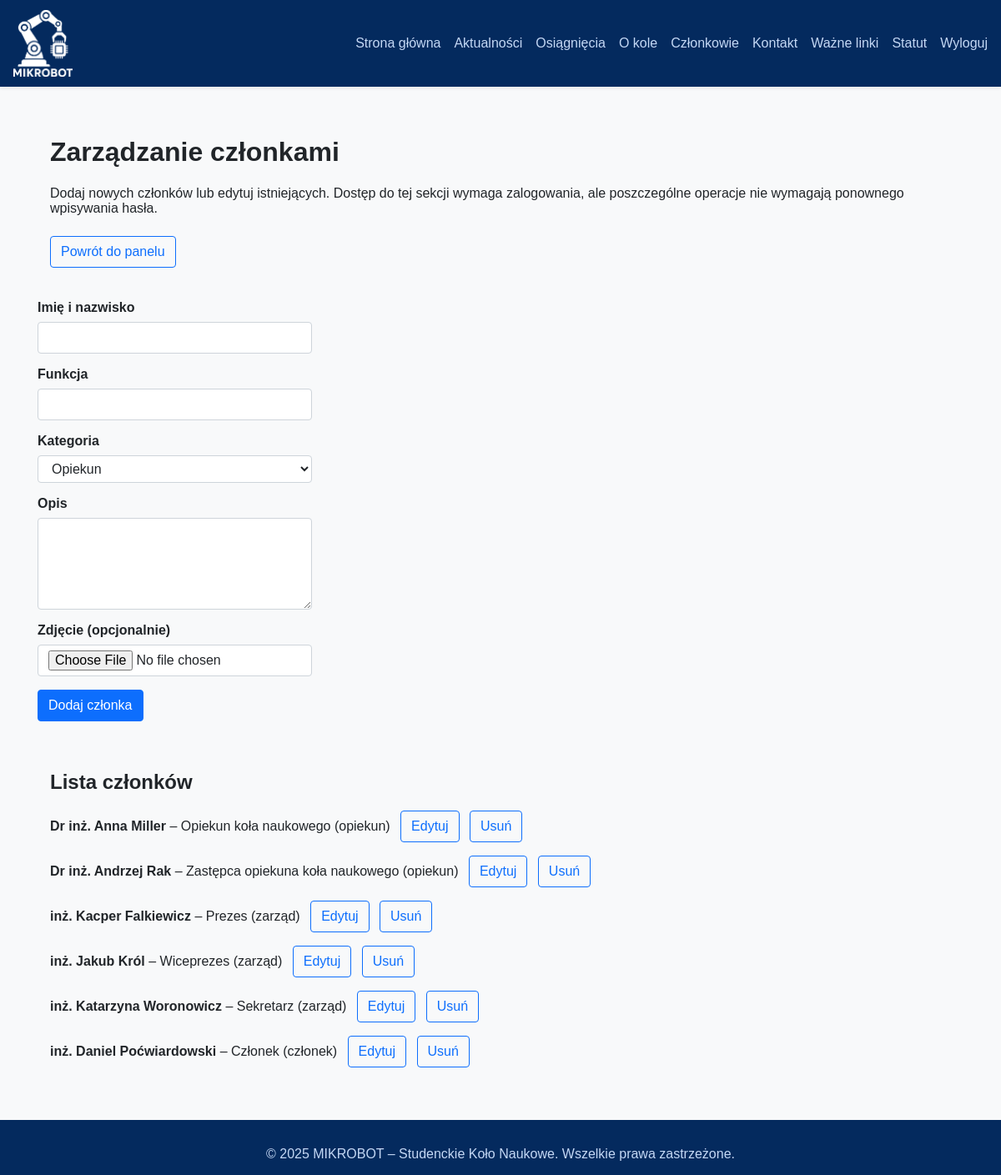
/skrwaw/members (signed in), run on the app's committed database.
### tables this page shows
CREATE TABLE members (
            id INTEGER PRIMARY KEY AUTOINCREMENT,
            name TEXT NOT NULL,
            role TEXT NOT NULL,
            description TEXT NOT NULL,
            photo TEXT NOT NULL,
            category TEXT NOT NULL
        );

### app.py (the view, shortened to what this page needs)
@app.route("/skrwaw/members", methods=["GET", "POST"])
def admin_members():
    if not session.get("admin_logged_in"):
        flash("Zaloguj się do panelu administracyjnego.", "danger")
        return redirect(url_for("admin_home"))
    app.config["UPLOAD_FOLDER"].mkdir(parents=True, exist_ok=True)
    conn = get_db_connection()
    members_list = conn.execute("SELECT * FROM members ORDER BY id").fetchall()
    conn.close()
    return render_template("admin_members.html", members=members_list)

### app.py (called while the page is built)
def get_db_connection():
    conn = sqlite3.connect(DATABASE)
    conn.row_factory = sqlite3.Row
    return conn

@app.context_processor
def inject_now():
    return {
        "year": datetime.now().year,
        "admin_logged_in": session.get("admin_logged_in", False),
    }

### templates/admin_members.html (shortened to what this page needs)
{% extends "layout.html" %}
{% block content %}
<div class="row mb-4">
  <div class="col-12">
    <h1>Zarządzanie członkami</h1>
    <p>Dodaj nowych członków lub edytuj istniejących. Dostęp do tej sekcji wymaga zalogowania, ale poszczególne operacje nie wymagają ponownego wpisywania hasła.</p>
    <a href="{{ url_for('admin_home') }}" class="btn btn-outline-primary mt-2">Powrót do panelu</a>
  </div>
</div>
<div class="row">
  <div class="col-md-8">
    <form method="post" enctype="multipart/form-data">
      <div class="mb-3">
        <label for="name" class="form-label">Imię i nazwisko</label>
        <input type="text" class="form-control" id="name" name="name" required>
      </div>
      <div class="mb-3">
        <label for="role" class="form-label">Funkcja</label>
        <input type="text" class="form-control" id="role" name="role" required>
      </div>
      <div class="mb-3">
        <label for="category" class="form-label">Kategoria</label>
        <select id="category" name="category" class="form-control" required>
          <option value="opiekun">Opiekun</option>
        </select>
      </div>
      <div class="mb-3">
        <label for="description" class="form-label">Opis</label>
        <textarea class="form-control" id="description" name="description" rows="4" required></textarea>
      </div>
      <div class="mb-3">
        <label for="photo" class="form-label">Zdjęcie (opcjonalnie)</label>
        <input type="file" class="form-control" id="photo" name="photo" accept="image/*">
      </div>
      <button type="submit" class="btn btn-primary">Dodaj członka</button>
    </form>
  </div>
</div>
<div class="row mt-4">
  <div class="col-12">
    <h2>Lista członków</h2>
    {% if members %}
      <ul class="list-unstyled">
        {% for m in members %}
        <li class="mb-3">
          <strong>{{ m['name'] }}</strong> – {{ m['role'] }} ({{ m['category'] }})
          <a href="{{ url_for('edit_member', member_id=m['id']) }}" class="btn btn-outline-primary" style="margin-left:0.5rem;">Edytuj</a>
          <form action="{{ url_for('delete_member', member_id=m['id']) }}" method="post" style="display:inline;">
            <button type="submit" class="btn btn-outline-primary" style="margin-left:0.5rem;">Usuń</button>
          </form>
        </li>
        {% endfor %}
      </ul>
    {% else %}
      <p>Brak zarejestrowanych członków.</p>
    {% endif %}
  </div>
</div>
{% endblock %}

### static/css/main.css (style rules this page uses)
* { box-sizing: border-box; }
body { margin: 0; font-family: Arial, Helvetica, sans-serif; background-color: #f8f9fa; color: #212529; display: flex; flex-direction: column; min-height: 100vh; }
.row { display: flex; flex-wrap: wrap; margin-left: -15px; margin-right: -15px; }
.col-12 { flex: 0 0 100%; max-width: 100%; padding: 15px; }
.mb-3 { margin-bottom: 1rem !important; }
.mb-4 { margin-bottom: 1.5rem !important; }
.mt-2 { margin-top: 0.5rem !important; }
.mt-4 { margin-top: 1.5rem !important; }
.form-label { display: block; margin-bottom: 0.5rem; font-weight: 600; }
.form-control { display: block; width: 100%; padding: 0.375rem 0.75rem; font-size: 1rem; line-height: 1.5; color: #212529; background-color: #fff; background-clip: padding-box; border: 1px solid #ced4da; border-radius: 0.25rem; transition: border-color 0.15s ease-in-out, box-shadow 0.15s ease-in-out; }
.list-unstyled { list-style: none; padding-left: 0; margin-bottom: 0; }
.btn { display: inline-block; font-weight: 400; line-height: 1.5; text-align: center; text-decoration: none; cursor: pointer; user-select: none; border: 1px solid transparent; padding: 0.375rem 0.75rem; font-size: 1rem; border-radius: 0.25rem; transition: background-color 0.15s ease-in-out, color 0.15s ease-in-out; }
.btn-primary { background-color: #0d6efd; border-color: #0d6efd; color: #fff; }
.btn-outline-primary { background-color: transparent; border-color: #0d6efd; color: #0d6efd; }

### data on the page
members: name "Dr inż. Anna Miller", role "Opiekun koła naukowego", category "opiekun"
members: name "Dr inż. Andrzej Rak", role "Zastępca opiekuna koła naukowego", category "opiekun"
members: name "inż. Kacper Falkiewicz", role "Prezes", category "zarząd"
members: name "inż. Jakub Król", role "Wiceprezes", category "zarząd"
members: name "inż. Katarzyna Woronowicz", role "Sekretarz", category "zarząd"
members: name "inż. Daniel Poćwiardowski", role "Członek", category "członek"
